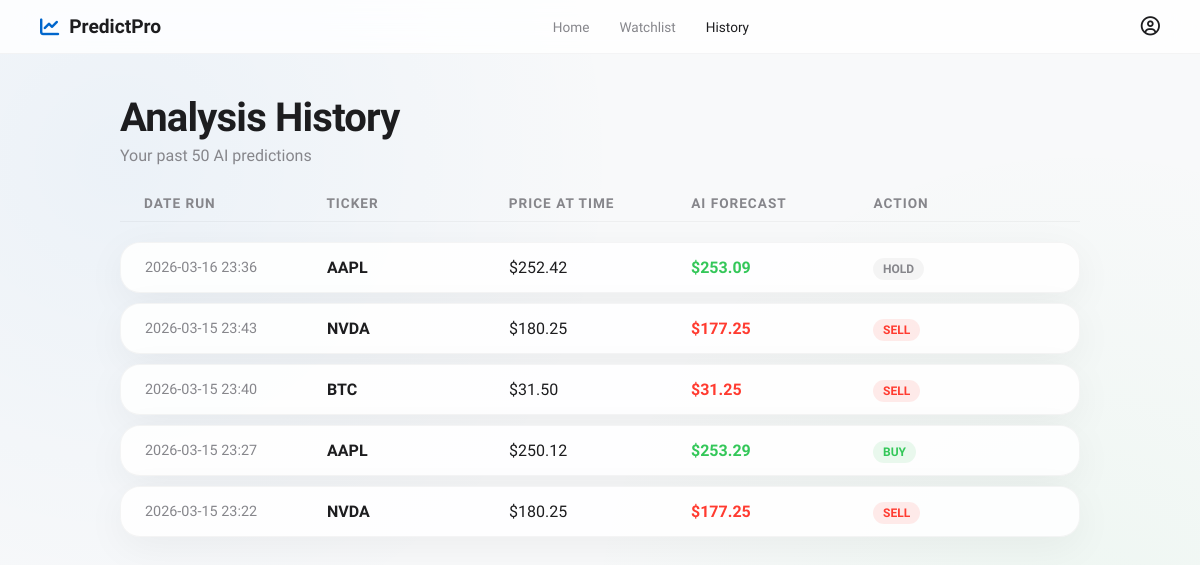
Before: /history with the older database file.
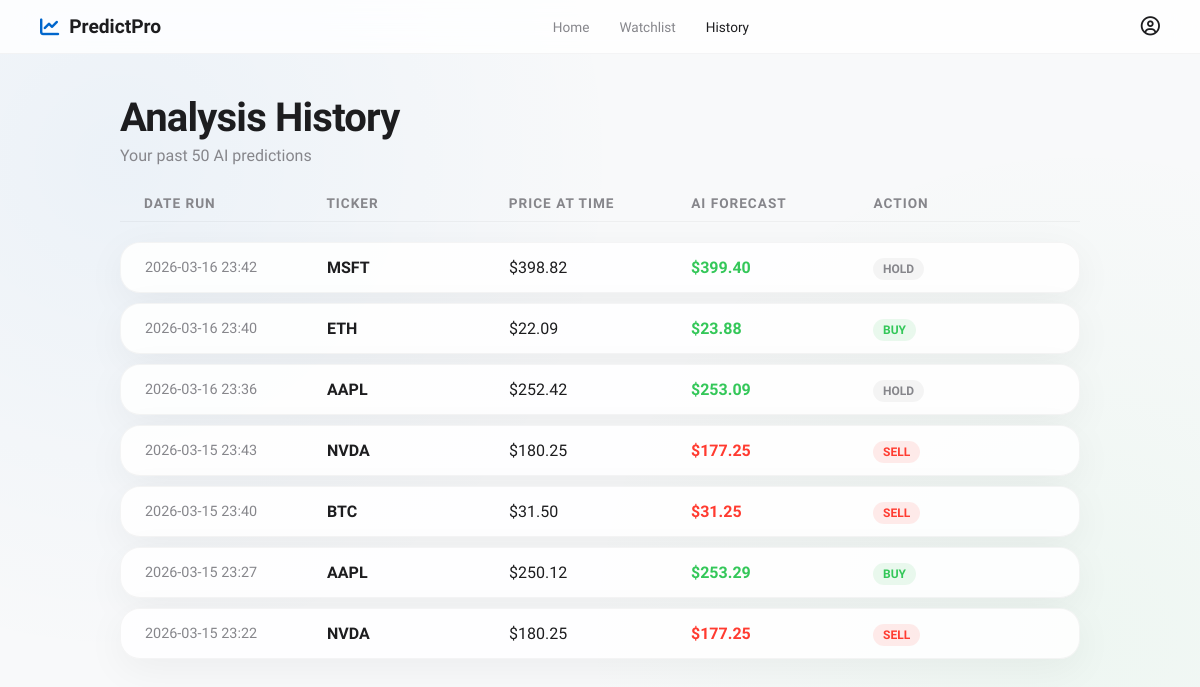
After: the same page with the newer database file.
### database.py (models this page shows)
class BaseModel(Model):
    class Meta:
        database = db

class PredictionHistory(BaseModel):
    ticker = CharField()
    date_run = DateTimeField(default=datetime.now)
    current_price = FloatField()
    predicted_price = FloatField()
    ai_suggestion = CharField()

### app.py (the view)
@app.route('/history')
def history():
    db.connect(reuse_if_open=True)
    records = PredictionHistory.select().order_by(PredictionHistory.date_run.desc()).limit(50)
    history_data = [
        {
            "ticker": r.ticker,
            "date": r.date_run.strftime('%Y-%m-%d %H:%M'),
            "current_price": r.current_price,
            "predicted_price": r.predicted_price,
            "suggestion": r.ai_suggestion
        } for r in records
    ]
    db.close()
    return render_template('history.html', history=history_data)

### templates/history.html (shortened to what this page needs)
<!DOCTYPE html>
<html lang="en">
<head>
    <link rel="stylesheet" href="{{ url_for('static', filename='style.css') }}">
    <link rel="stylesheet" href="https://cdnjs.cloudflare.com/ajax/libs/font-awesome/6.4.0/css/all.min.css">
</head>
<body>
    <nav class="navbar">
        <div class="nav-logo" style="color: var(--accent-blue); display: flex; align-items: center; gap: 10px;">
            <i class="fa-solid fa-chart-line"></i>
            <span style="font-weight: 700; font-size: 1.2rem; color: var(--text-primary);">PredictPro</span>
        </div>
        <div class="nav-links">
            <a href="/">Home</a>
            <a href="/watchlist">Watchlist</a>
            <a href="/history" class="active">History</a>
        </div>
        <div class="nav-profile"><i class="fa-regular fa-user-circle"></i></div>
    </nav>
    <main class="page-container fade-in">
        <h1 class="page-title">Analysis History</h1>
        <p class="page-subtitle">Your past 50 AI predictions</p>
        {% if history %}
            <div class="grid-table history-grid">
                <div class="grid-header">
                    <div>Date Run</div>
                    <div>Ticker</div>
                    <div>Price at Time</div>
                    <div>AI Forecast</div>
                    <div>Action</div>
                </div>
                {% for record in history %}
                    <div class="grid-row glass-widget">
                        <div style="color: var(--text-secondary); font-size: 0.9rem;">{{ record.date }}</div>
                        <div style="font-weight: 700;">{{ record.ticker }}</div>
                        <div>${{ "%.2f"|format(record.current_price) }}</div>
                        <div style="font-weight: 600;" class="{{ 'positive' if record.predicted_price > record.current_price else 'negative' }}">
                            ${{ "%.2f"|format(record.predicted_price) }}
                        </div>
                        <div>
                            <span class="history-chip {{ record.suggestion | lower }}-chip">
                                {{ record.suggestion }}
                            </span>
                        </div>
                    </div>
                {% endfor %}
            </div>
        {% else %}
            <div class="empty-state glass-widget">
                <i class="fa-solid fa-clock-rotate-left" style="font-size: 3rem; color: var(--text-secondary); margin-bottom: 20px;"></i>
                <h3>No history found</h3>
                <p>Track your AI intelligence requests over time here.</p>
            </div>
        {% endif %}
    </main>
</body>
</html>

### static/style.css (style rules this page uses)
:root { --bg-main: #f8f9fa; --text-primary: #1d1d1f; --text-secondary: #86868b; --accent-blue: #0066cc; --accent-hover: #0077ed; --card-bg: rgba(255, 255, 255, 0.85); --card-border: rgba(0, 0, 0, 0.04); --card-shadow: 0 10px 40px rgba(0, 0, 0, 0.05); --success: #34c759; --success-bg: rgba(52, 199, 89, 0.1); --danger: #ff3b30; --danger-bg: rgba(255, 59, 48, 0.1); --warning: #ffcc00; }
* { box-sizing: border-box; margin: 0; padding: 0; }
body { background-color: var(--bg-main); color: var(--text-primary); font-family: 'SF Pro Display', 'Inter', -apple-system, BlinkMacSystemFont, sans-serif; min-height: 100vh; display: flex; flex-direction: column; overflow-x: hidden; background-image: radial-gradient(circle at 10% 20%, rgba(0, 102, 204, 0.05) 0%, transparent 40%), radial-gradient(circle at 90% 80%, rgba(52, 199, 89, 0.05) 0%, transparent 40%); }
.navbar { display: flex; justify-content: space-between; align-items: center; padding: 15px 40px; background: rgba(255, 255, 255, 0.8); backdrop-filter: saturate(180%) blur(20px); -webkit-backdrop-filter: blur(20px); border-bottom: 1px solid var(--card-border); position: sticky; top: 0; z-index: 100; }
.nav-links { display: flex; gap: 30px; }
.nav-links a { text-decoration: none; color: var(--text-secondary); font-size: 0.85rem; font-weight: 500; transition: color 0.2s; }
.nav-links a:hover, .nav-links a.active { color: var(--text-primary); }
.nav-logo, .nav-profile { font-size: 1.2rem; color: var(--text-primary); cursor: pointer; }
.glass-widget { background: var(--card-bg); backdrop-filter: blur(20px); -webkit-backdrop-filter: blur(20px); border: 1px solid var(--card-border); border-radius: 20px; box-shadow: var(--card-shadow); padding: 24px; }
.buy-chip { background: var(--success-bg); color: var(--success); }
.sell-chip { background: var(--danger-bg); color: var(--danger); }
.hold-chip { background: var(--card-border); color: var(--text-secondary); }
.positive { color: var(--success); }
.negative { color: var(--danger); }
.fade-in { animation: slideUp 0.6s cubic-bezier(0.16, 1, 0.3, 1) forwards; }
.page-container { max-width: 1000px; margin: 40px auto; padding: 0 20px; width: 100%; flex: 1; }
.page-title { font-size: 2.5rem; letter-spacing: -0.02em; margin-bottom: 5px; }
.page-subtitle { color: var(--text-secondary); margin-bottom: 30px; }
.grid-table { display: flex; flex-direction: column; gap: 10px; width: 100%; }
.grid-header { display: grid; grid-template-columns: 1fr 1fr 1fr; padding: 0 24px 10px 24px; color: var(--text-secondary); font-size: 0.85rem; font-weight: 600; text-transform: uppercase; letter-spacing: 1px; border-bottom: 1px solid var(--card-border); margin-bottom: 10px; }
.history-grid .grid-header { grid-template-columns: 1fr 1fr 1fr 1fr 1fr; }
.grid-row { display: grid; grid-template-columns: 1fr 1fr 1fr; align-items: center; padding: 15px 24px; transition: transform 0.2s; }
.history-grid .grid-row { grid-template-columns: 1fr 1fr 1fr 1fr 1fr; }
.history-chip { padding: 4px 10px; border-radius: 12px; font-size: 0.75rem; font-weight: 700; }

Changed rows visible on the page:
added PredictionHistory: date "2026-03-16 23:42", ticker "MSFT", current_price "398.82", predicted_price "399.40", suggestion "HOLD"
added PredictionHistory: date "2026-03-16 23:40", ticker "ETH", current_price "22.09", predicted_price "23.88", suggestion "BUY"
